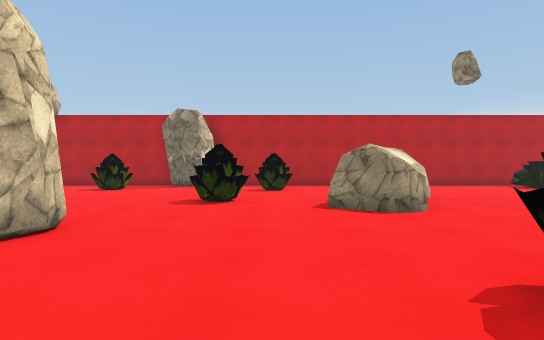
view 1 (above)

18 first-person views from a walk through a scene from a Unity 3-D project. The camera is 1.2 m above the floor, looks level and sees 75° across. The floor is counted in squares, 2 m on a side. Each view is taken from the middle of a square. On the plan, view 1 faces up. The plan holds only what a view shows up to about 10 squares ahead; the rest is blank. The place goes on beyond the plan. The player is left out. Some surface patterns are stand-ins.

view 2
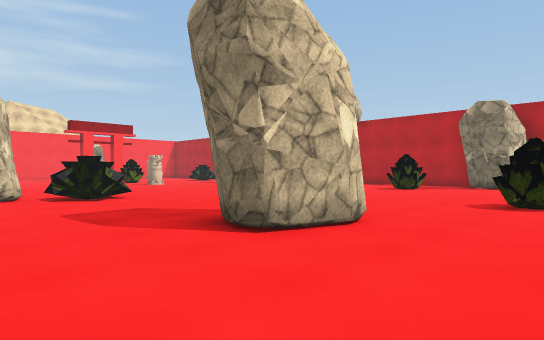

view 3
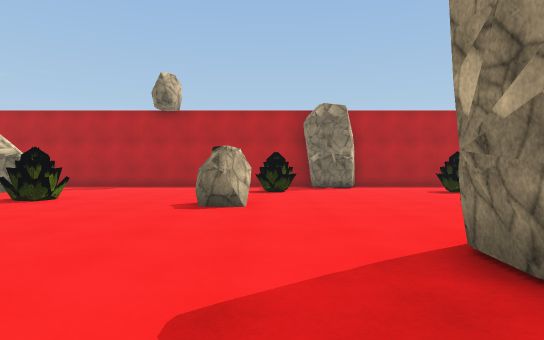

view 4
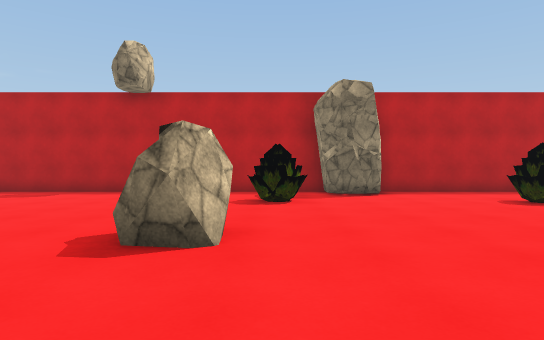

view 5
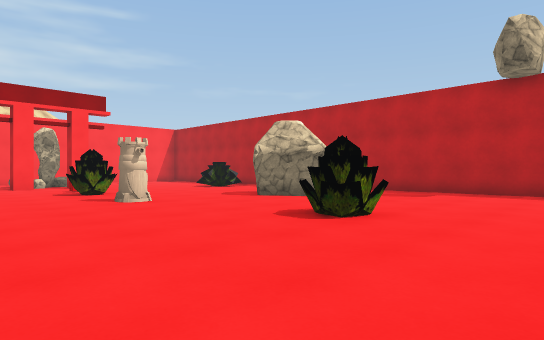

view 6
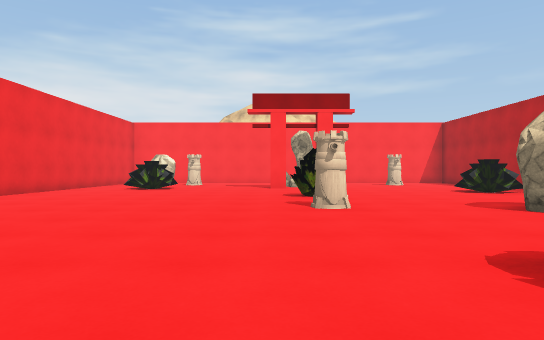

view 7
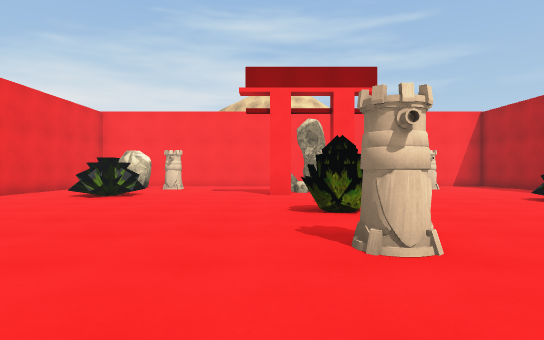

view 8
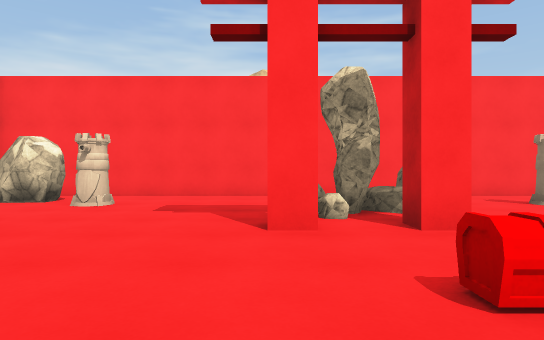

view 9
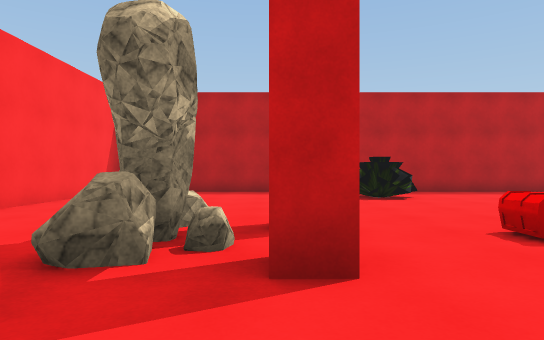

view 10
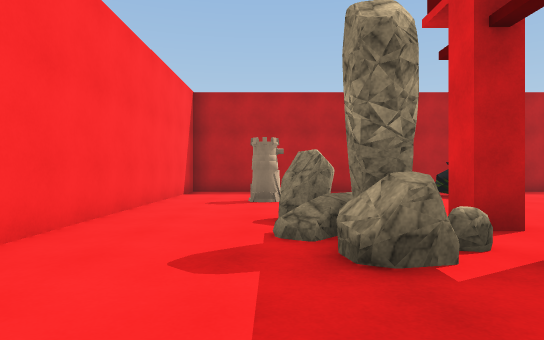

view 11
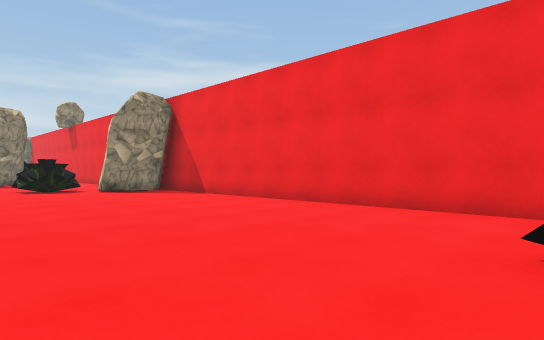

view 12
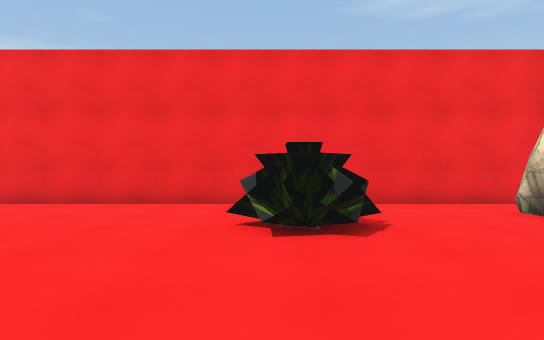

view 13
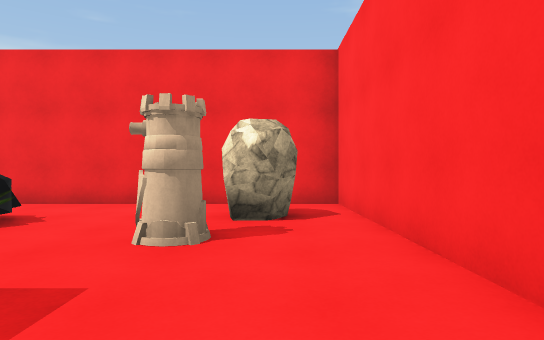

view 14
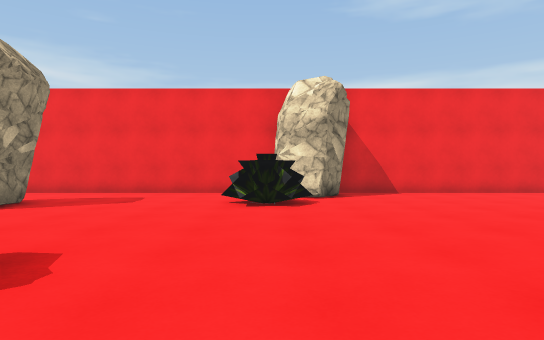

view 15
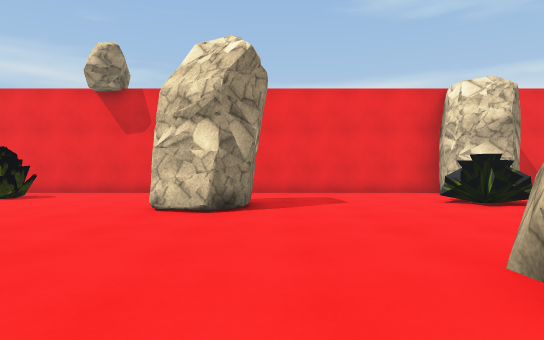

view 16
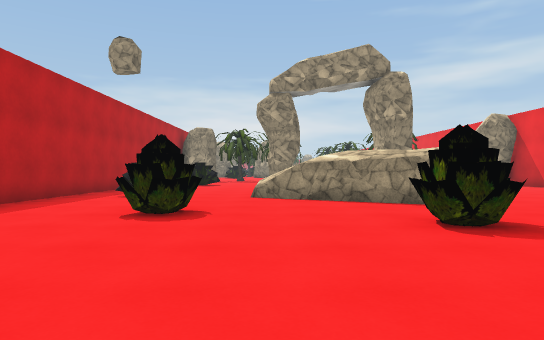

view 17
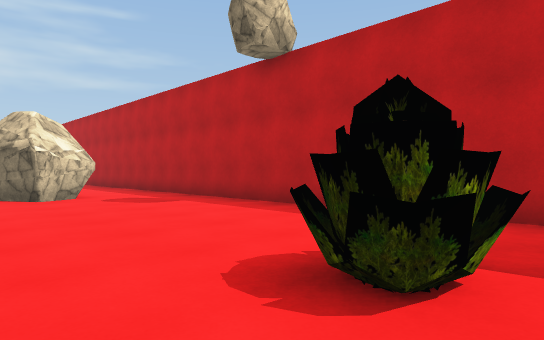

view 18
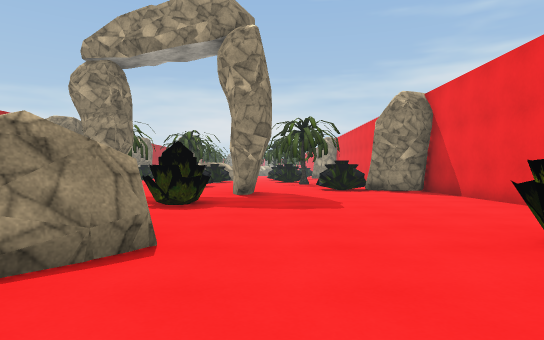

### Floor plan
Points are (right, up) in squares from view 1. A wall is a line through its corners. A room is listed if a view was taken in it or the views show most of it. See-through windows are left out.
Room 1 (views 1, 2, 3, 4, 5, 6, 7, 8, 9, 10, 11, 12, 13, 14, 15, 16, 17, 18)
walls: (-3.5, 13.8) (-18.1, 13.8); (1.4, 7) (2.4, 8.5); (1.8, 5.3) (1.1, 6) (2.7, 9.1); (2.4, 5.4) (1.7, 4.9) (0.9, 5.8); (-19.5, 6.5) (-19.5, 6) (-20.1, 6); (-19.5, 8) (-19.5, 7.5) (-20, 7.5) (-20, 8); (4.5, -0.3) (8.4, -0.3); (-19.8, 13.8) (-24.2, 13.8) (-24.2, -0.3) (2.6, -0.3); (5, 13.8) (-2, 13.8)
low walls: (1.7, 4.9) (0.8, 5.5); (2, 8.2) (2.7, 9.1)
objects: rock (-23, 1) to (-23, 2); other object (-22, 3); rock (-22, 8); other object (-22, 11); rock (-21, 7); rock (-21, 8); other object (-20, 2) to (-19, 2); rock (-20, 7); chest (-18, 7); other object (-18, 12) to (-17, 12); other object (-16, 7); other object (-14, 7); rock (-14, 10) to (-12, 11); other object (-10, 8); rock (-9, 0) to (-8, 1); other object (-8, 2) to (-8, 3); rock (-6, 7); other object (-5, 11); rock (-3, 3) to (-2, 4); rock (-3, 13); other object (-1, 7); other object (0, 10) to (0, 11); other object (1, 1) to (2, 2); other object (3, 12) to (4, 12); other object (5, 5) to (5, 6); rock (8, 5); rock (9, -1) to (9, 1)

Where each view was taken, in squares from view 1:
view 1: 0 up, 0 right, facing up
view 2: 0 up, 0 right, facing up-left
view 3: 1 up, 5 left, facing up
view 4: 4 up, 5 left, facing up
view 5: 4 up, 7 left, facing up-left
view 6: 6 up, 8 left, facing left
view 7: 6 up, 11 left, facing left
view 8: 6 up, 16 left, facing left
view 9: 4 up, 20 left, facing up
view 10: 4 up, 22 left, facing up
view 11: 5 up, 19 left, facing down-right
view 12: 6 up, 19 left, facing down
view 13: 6 up, 23 left, facing down
view 14: 9 up, 8 left, facing down
view 15: 9 up, 4 left, facing down
view 16: 9 up, 5 left, facing right
view 17: 9 up, 4 left, facing up-left
view 18: 4 up, 1 left, facing right
